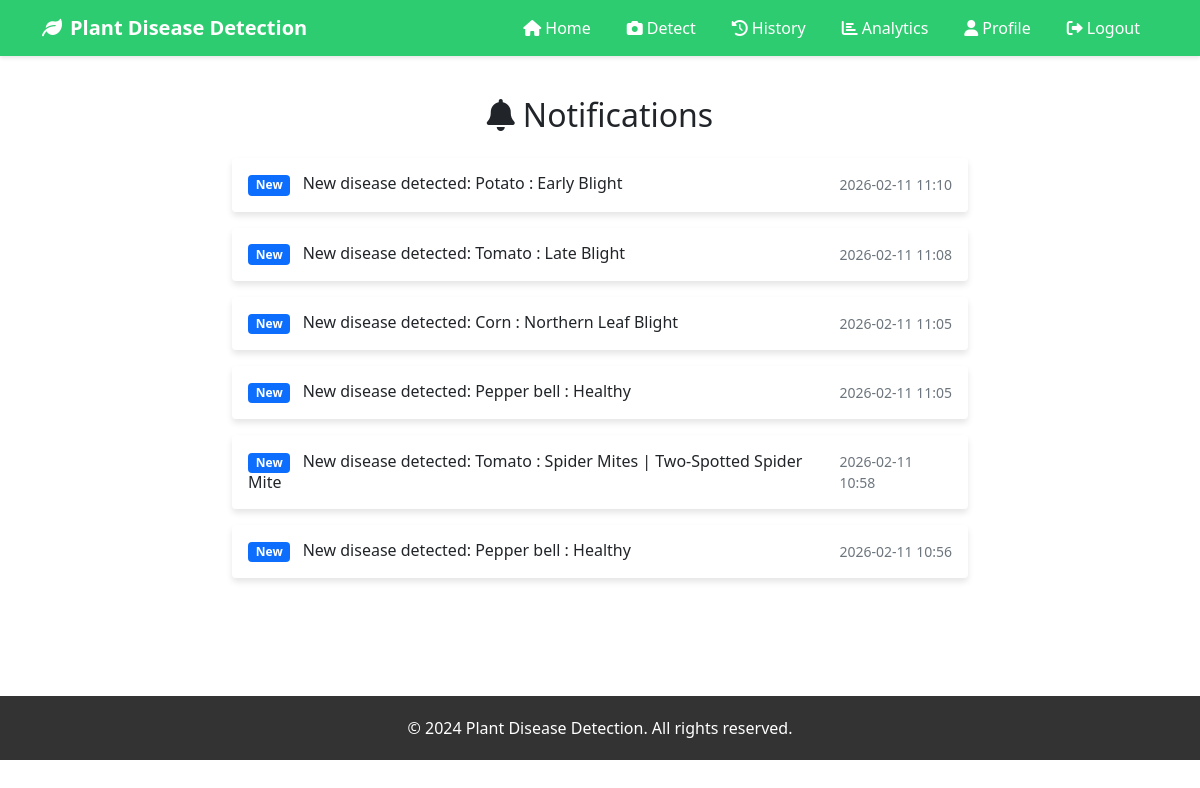
The page /notifications (signed in) on the database its author committed.
### models.py (models this page shows)
class Notification(db.Model):
    id = db.Column(db.Integer, primary_key=True)
    user_id = db.Column(db.Integer, db.ForeignKey('user.id'), nullable=False)
    message = db.Column(db.String(500))
    created_at = db.Column(db.DateTime, default=datetime.utcnow)
    read = db.Column(db.Boolean, default=False)

### app.py (the view)
@app.route('/notifications')
@login_required
def notifications():
    user = current_user
    notifications = Notification.query.filter_by(user_id=user.id).order_by(Notification.created_at.desc()).all()
    return render_template('notifications.html', notifications=notifications)

### app.py (called while the page is built)
@login_manager.user_loader
def load_user(user_id):
    return User.query.get(int(user_id))

### templates/notifications.html (shortened to what this page needs)
{% extends "base.html" %}
{% block content %}
<div class="container">
    <h2 class="text-center mb-4 page-header">
        <i class="fas fa-bell me-2"></i>Notifications
    </h2>
    <div class="row justify-content-center">
        <div class="col-md-8">
            {% for notification in notifications %}
            <div class="card mb-3 {% if not notification.read %}border-primary{% endif %}">
                <div class="card-body">
                    <div class="d-flex justify-content-between align-items-center">
                        <h6 class="card-title mb-0">
                            {% if not notification.read %}
                            <span class="badge bg-primary me-2">New</span>
                            {% endif %}
                            {{ notification.message }}
                        </h6>
                        <small class="text-muted">
                            {{ notification.created_at.strftime('%Y-%m-%d %H:%M') }}
                        </small>
                    </div>
                </div>
            </div>
            {% else %}
            <div class="text-center">
                <i class="fas fa-check-circle fa-3x text-success mb-3"></i>
                <p>No new notifications</p>
            </div>
            {% endfor %}
        </div>
    </div>
</div>
{% endblock %}

### templates/base.html (style rules this page uses)
:root { --primary-color: #2ecc71; --secondary-color: #27ae60; }
.card { border: none; box-shadow: 0 4px 6px rgba(0,0,0,0.1); transition: transform 0.3s ease; }

### rows shown on the page
Notification: read "New", message "New disease detected: Potato : Early Blight", created_at "2026-02-11 11:10"
Notification: read "New", message "New disease detected: Tomato : Late Blight", created_at "2026-02-11 11:08"
Notification: read "New", message "New disease detected: Corn : Northern Leaf Blight", created_at "2026-02-11 11:05"
Notification: read "New", message "New disease detected: Pepper bell : Healthy", created_at "2026-02-11 11:05"
Notification: read "New", message "New disease detected: Tomato : Spider Mites | Two-Spotted Spider Mite", created_at "2026-02-11 10:58"
Notification: read "New", message "New disease detected: Pepper bell : Healthy", created_at "2026-02-11 10:56"
